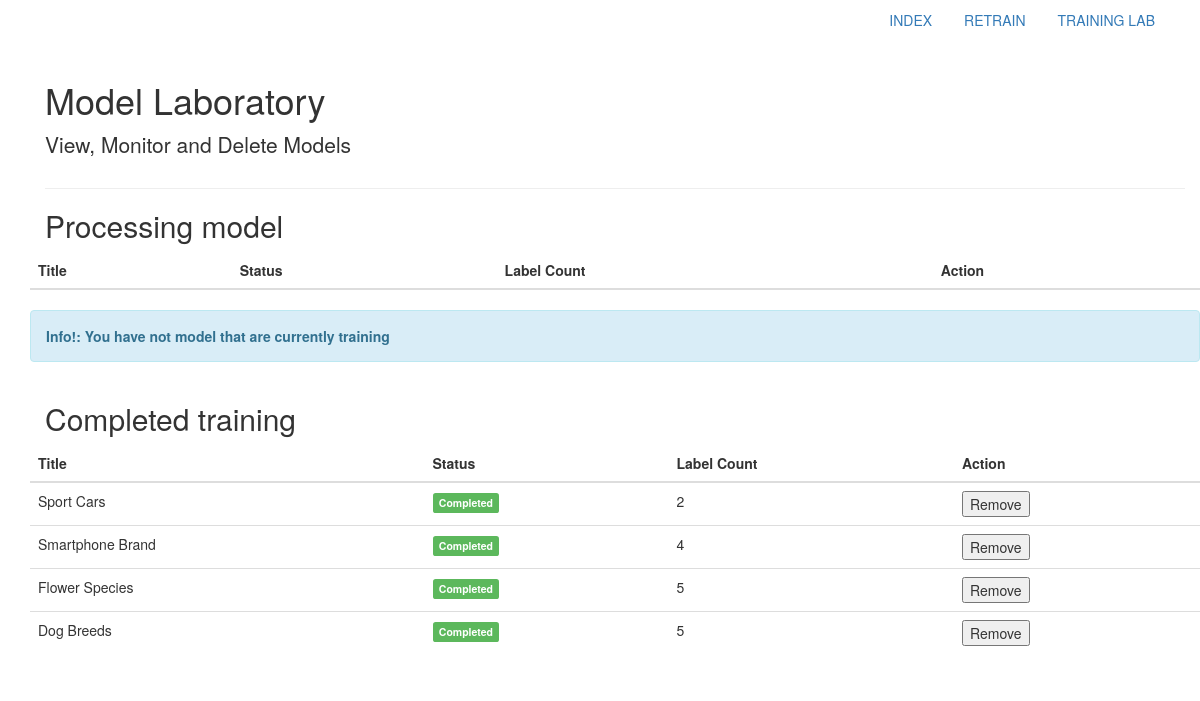
Page /lab on the committed database.
### app/models.py (models this page shows, shortened)
class Trained_model(db.Model):
    id = db.Column(db.Integer, primary_key=True)
    folder_name = db.Column(db.String(120), nullable=False)
    title = db.Column(db.String(120), nullable=False)
    status = db.Column(db.String(120), nullable=True)
    label_count = db.Column(db.Integer(), nullable=True)

### app/views.py (the view)
@app.route('/lab')
def lab():
    script_url = url_for('static', filename='lab.js')
    models = Trained_model.query.all()
    models_trained = []
    models_training = []
    for model in reversed(models):
        if model.status == 'Completed':
            models_trained.append(model)
        else:
            models_training.append(model)
    return render_template("lab.html",
                           models_training=models_training,
                           models_trained=models_trained,
                           script=script_url)

### app/templates/lab.html (shortened to what this page needs)
{% extends "base.html"%}
{% block body %}
<div class="container">
    <div class="page-header">
        <h1>Model Laboratory</h1>
        <p class="lead"> View, Monitor and Delete Models</p>
    </div>
    <h2>Processing model</h2>
    <div class="row">
        <table class="table">
            <thead>
            <tr>
                <th>Title</th>
                <th>Status</th>
                <th>Label Count</th>
                <th>Action</th>
            </tr>
            </thead>
        </table>
        {% if not models_training %}
        <div class="alert alert-info">
            <strong> Info!: You have not model that are currently training</strong>
        </div>
        {% endif %}
    </div>
    <h2>Completed training</h2>
    <div class="row">
        <table class="table">
            <thead>
            <tr>
                <th>Title</th>
                <th>Status</th>
                <th>Label Count</th>
                <th>Action</th>
            </tr>
            </thead>
            <tbody>
            {% for model in models_trained %}
            <tr>
                <td>{{model.title}}</td>
                <td><span class="label label-success">{{model.status}}</span></td>
                <td>{{model.label_count}}</td>
                <td>
                    <button type="button" onclick="removeModel({{model.id}})">Remove</button>
                </td>
            </tr>
            {% endfor %}
            </tbody>
        </table>
    </div>
</div>
{% endblock %}

### app/templates/base.html (shortened to what this page needs)
<!DOCTYPE html>
<html lang="en">
<head>
    <link href="https://maxcdn.bootstrapcdn.com/bootstrap/3.3.7/css/bootstrap.min.css" rel="stylesheet">
    <link href="https://getbootstrap.com/examples/jumbotron-narrow/jumbotron-narrow.css" rel="stylesheet">
</head>
<body>
<div class="container">
    <div class="header clearfix">
        <nav>
            <ul class="nav nav-pills pull-right">
                <li role="presentation"><a href="/">INDEX</a></li>
                <li role="presentation"><a href="/retrain">RETRAIN</a></li>
                <li role="presentation"><a href="/lab">TRAINING LAB</a></li>
            </ul>
        </nav>
    </div>
    {% block body %}
    {% endblock %}
</div>
</body>
</html>

### rows in the picture
Trained_model: title "Sport Cars", status "Completed", label_count "2"
Trained_model: title "Smartphone Brand", status "Completed", label_count "4"
Trained_model: title "Flower Species", status "Completed", label_count "5"
Trained_model: title "Dog Breeds", status "Completed", label_count "5"
